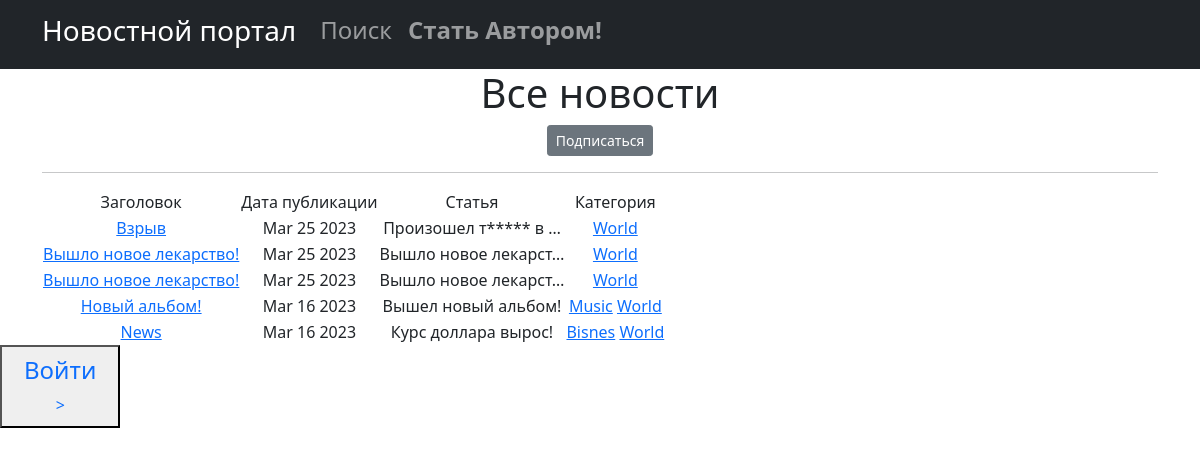
Screenshot of /news/categories/4 with the database file from the repository.
### new/models.py (models this page shows, shortened)
class Post(models.Model):
    NEWS = 'NW'
    ARTICLE = 'AR'
    CATEGORY_CHOICES = [
        (NEWS, 'Новость'),
        (ARTICLE, 'Статья'),
    ]
    author = models.ForeignKey(Author, on_delete=models.CASCADE,)
    categoryType = models.CharField(max_length=2, choices=CATEGORY_CHOICES, default=ARTICLE)
    dateCreation = models.DateTimeField(auto_now_add=True)
    postCategory = models.ManyToManyField(Category, through='PostCategory')
    tittle = models.CharField(max_length=128)
    text = models.TextField()
    rating = models.SmallIntegerField(default=0)

class Category(models.Model):
    name = models.CharField(max_length=128, unique=True)
    subscribers = models.ManyToManyField(User, related_name='categories')
    def __str__(self):
        return self.name

### new/views.py (the view)
# urls.py: path('categories/<int:pk>', CategoryListView.as_view(), name='category_list'),
class CategoryListView(ListView):
    model = Post
    template_name = 'category_list.html'
    context_object_name = 'category_news_list'
    def get_queryset(self):
        self.category = get_object_or_404(Category, id=self.kwargs['pk'])
        queryset = Post.objects.filter(postCategory=self.category).order_by('-dateCreation')
        return queryset
    def get_context_data(self, **kwargs):
        context = super().get_context_data(**kwargs)
        context['is_not_subscriber'] = self.request.user not in self.category.subscribers.all()
        context['postCategory'] = self.category
        return context

### new/templatetags/custom_filters.py (called while the page is built)
@register.filter()
def censor(value):
    x='теракт'
    c='редиска'
    if x in value:
        a= value.replace('теракт', 'т*****')
        return a
    if c in value:
        d= value.replace('редиска', 'р******')
        return d
    try:
        x = str(x)
        c = str(c)
    except:
        print('Введено не слово')
    else:
        return value

### templates/category_list.html (shortened to what this page needs)
{% extends 'flatpages/default.html' %}
{% load custom_filters %}
{% block content %}
   <h1>Все новости</h1>
    {% if is_not_subscriber %}
    <p class="text-centre"><a href="{% url 'subscribe' postCategory.id %}" class="btn btn-secondary btn-sm">Подписаться </a> </p>
    {% endif %}
    <hr>
    {% if category_news_list %}
       <table>
           <tr>
               <td>Заголовок</td>
               <td>Дата публикации</td>
               <td>Статья</td>
                <td>Категория</td>
           </tr>
           {% for posts in category_news_list %}
           <tr>
               <td>
                   <a href="{% url 'post_detail' posts.id %}"> {{ posts.tittle|censor }}</a>
               </td>
               <td>{{ posts.dateCreation|date:'M d Y'}}</td>
               <td>{{ posts.text|truncatechars:20|censor}}</td>
               <td>
                   {% for category in posts.postCategory.all %}
                    <a href="{% url 'category_list' category.id %}">{{ category }}</a>
                        {% endfor %}
               </td>
           </tr>
           {% endfor %}
       </table>
   {% else %}
       <h2>Статей нет!</h2>
    {% endif %}
{% endblock content %}

### rows the page displays
Post: tittle|censor "Взрыв", dateCreation "Mar 25 2023", text|censor "Произошел т***** в …"
Category: name "World"
Post: tittle|censor "Вышло новое лекарство!", dateCreation "Mar 25 2023", text|censor "Вышло новое лекарст…"
Post: tittle|censor "Вышло новое лекарство!", dateCreation "Mar 25 2023", text|censor "Вышло новое лекарст…"
Post: tittle|censor "Новый альбом!", dateCreation "Mar 16 2023", text|censor "Вышел новый альбом!"
Category: name "Music"
Post: tittle|censor "News", dateCreation "Mar 16 2023", text|censor "Курс доллара вырос!"
Category: name "Bisnes"
